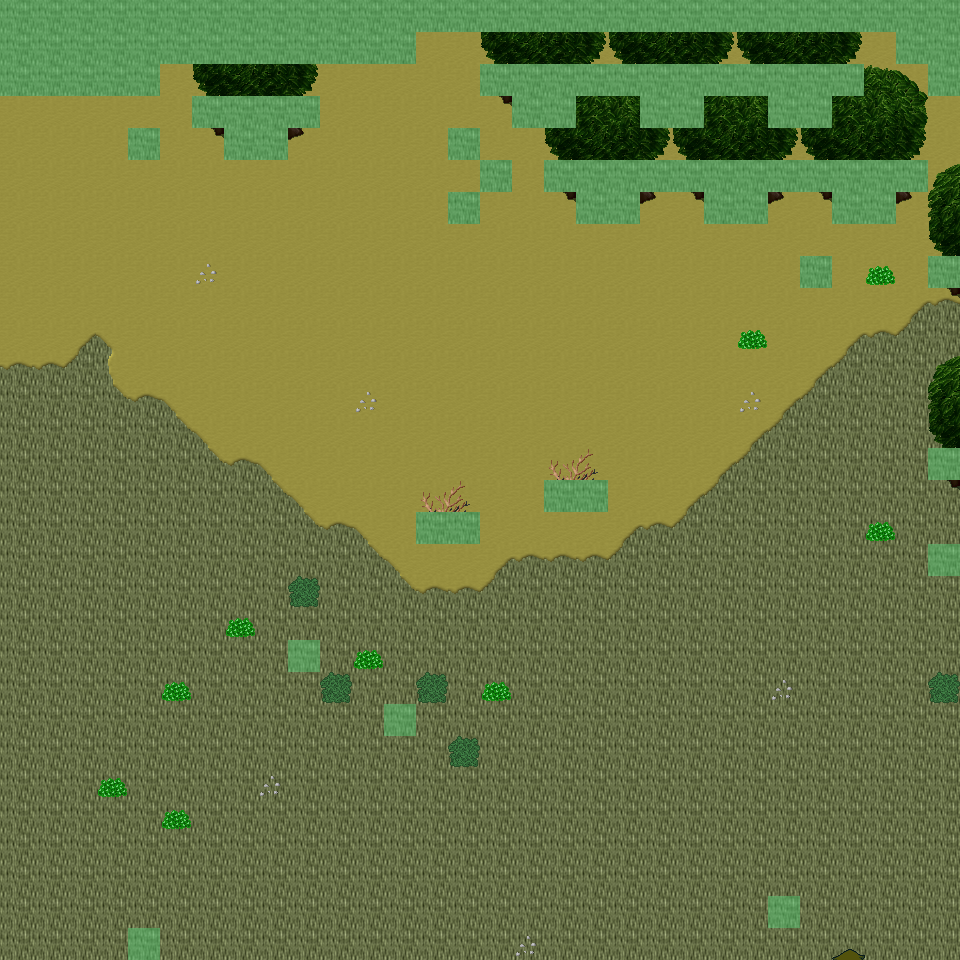

This is a level from a 2D game, rendered from its Tiled map with the project's own tilesets. A one-line summary and the map file follow, with tile-layer data summarised:
An orthogonal 30x30 tile map with 32x32 px tiles, 6 tile layers (Ground, Object, Object2, Above, ...), 23 tilesets and 6 objects (6x mapExit).

<map version="1.0" orientation="orthogonal" renderorder="right-down" width="30" height="30" tilewidth="32" tileheight="32" nextobjectid="7">
  <tileset firstgid="1" name="tileset_ground_ground" tilewidth="32" tileheight="32" tilecount="33" columns="3">
    <image source="../drawable/tileset_ground_ground.png" width="96" height="352" />
  </tileset>
  <tileset firstgid="34" name="tileset_ground_ridge_earth_dark" tilewidth="32" tileheight="32" tilecount="96" columns="12">
    <image source="../drawable/tileset_ground_ridge_earth_dark.png" width="384" height="256" />
  </tileset>
  <tileset firstgid="130" name="tileset_logic_collision" tilewidth="32" tileheight="32" tilecount="1" columns="1">
    <image source="../drawable/tileset_logic_collision.png" width="32" height="32" />
  </tileset>
  <tileset firstgid="131" name="tileset_logic_creature_animal" tilewidth="32" tileheight="32" tilecount="32" columns="8">
    <image source="../drawable/tileset_logic_creature_animal.png" width="256" height="128" />
  </tileset>
  <tileset firstgid="163" name="tileset_ground_earth_edges" tilewidth="32" tileheight="32" tilecount="18" columns="6">
    <image source="../drawable/tileset_ground_earth_edges.png" width="192" height="96" />
  </tileset>
  <tileset firstgid="181" name="tileset_plant_grasses" tilewidth="32" tileheight="32" tilecount="6" columns="3">
    <image source="../drawable/tileset_plant_grasses.png" width="96" height="64" />
  </tileset>
  <tileset firstgid="187" name="tileset_ground_earth_edges_yellowgreen" tilewidth="32" tileheight="32" tilecount="15" columns="5">
    <image source="../drawable/tileset_ground_earth_edges_yellowgreen.png" width="160" height="96" />
  </tileset>
  <tileset firstgid="202" name="tileset_ground_grass_corners" tilewidth="32" tileheight="32" tilecount="24" columns="6">
    <image source="../drawable/tileset_ground_grass_corners.png" width="192" height="128" />
  </tileset>
  <tileset firstgid="226" name="tileset_plant_tree_tree_darkgreen" tilewidth="32" tileheight="32" tilecount="88" columns="8">
    <image source="../drawable/tileset_plant_tree_tree_darkgreen.png" width="256" height="352" />
  </tileset>
  <tileset firstgid="314" name="tileset_plant_tree_evergreen" tilewidth="32" tileheight="32" tilecount="36" columns="3">
    <image source="../drawable/tileset_plant_tree_evergreen.png" width="96" height="384" />
  </tileset>
  <tileset firstgid="350" name="tileset_plant_bush_various_small" tilewidth="32" tileheight="32" tilecount="9" columns="3">
    <image source="../drawable/tileset_plant_bush_various_small.png" width="96" height="96" />
  </tileset>
  <tileset firstgid="359" name="tileset_plant_bush_bushes" tilewidth="32" tileheight="32" tilecount="10" columns="5">
    <image source="../drawable/tileset_plant_bush_bushes.png" width="160" height="64" />
  </tileset>
  <tileset firstgid="369" name="tileset_building_decoration_rocks" tilewidth="32" tileheight="32" tilecount="6" columns="3">
    <image source="../drawable/tileset_building_decoration_rocks.png" width="96" height="64" />
  </tileset>
  <tileset firstgid="375" name="tileset_ground_stonecircle" tilewidth="32" tileheight="32" tilecount="81" columns="9">
    <image source="../drawable/tileset_ground_stonecircle.png" width="288" height="288" />
  </tileset>
  <tileset firstgid="456" name="tileset_ground_rock_rocks" tilewidth="32" tileheight="32" tilecount="4" columns="2">
    <image source="../drawable/tileset_ground_rock_rocks.png" width="64" height="64" />
  </tileset>
  <tileset firstgid="460" name="tileset_building_decoration_orbpedestal" tilewidth="32" tileheight="32" tilecount="2" columns="1">
    <image source="../drawable/tileset_building_decoration_orbpedestal.png" width="32" height="64" />
  </tileset>
  <tileset firstgid="462" name="tileset_building_house_chalet" tilewidth="32" tileheight="32" tilecount="56" columns="7">
    <image source="../drawable/tileset_building_house_chalet.png" width="224" height="256" />
  </tileset>
  <tileset firstgid="518" name="tileset_building_tower_chalet" tilewidth="32" tileheight="32" tilecount="16" columns="2">
    <image source="../drawable/tileset_building_tower_chalet.png" width="64" height="256" />
  </tileset>
  <tileset firstgid="534" name="tileset_plant_bush_bush_pinks" tilewidth="32" tileheight="32" tilecount="4" columns="2">
    <image source="../drawable/tileset_plant_bush_bush_pinks.png" width="64" height="64" />
  </tileset>
  <tileset firstgid="538" name="tileset_ground_dry_grass" tilewidth="32" tileheight="32" tilecount="54" columns="9">
    <image source="../drawable/tileset_ground_dry_grass.png" width="288" height="192" />
  </tileset>
  <tileset firstgid="592" name="tileset_object_rock_pillars_stone" tilewidth="32" tileheight="32" tilecount="36" columns="6">
    <image source="../drawable/tileset_object_rock_pillars_stone.png" width="192" height="192" />
  </tileset>
  <tileset firstgid="628" name="tileset_building_door_brown_door" tilewidth="32" tileheight="32" tilecount="3" columns="1">
    <image source="../drawable/tileset_building_door_brown_door.png" width="32" height="96" />
  </tileset>
  <tileset firstgid="631" name="tileset_logic_creature_fowl" tilewidth="32" tileheight="32" tilecount="6" columns="6">
    <image source="../drawable/tileset_logic_creature_fowl.png" width="192" height="32" />
  </tileset>
  <layer name="Ground" width="30" height="30">
    <data>[900 cells, 900 non-empty, 2 distinct tile ids]</data>
  </layer>
  <layer name="Object" width="30" height="30">
    <data>[900 cells, 177 non-empty, 30 distinct tile ids]</data>
  </layer>
  <layer name="Object2" width="30" height="30">
    <data>[900 cells, 2 non-empty, 2 distinct tile ids]</data>
  </layer>
  <layer name="Above" width="30" height="30">
    <data>[900 cells, 82 non-empty, 16 distinct tile ids]</data>
  </layer>
  <layer name="Above2" width="30" height="30">
    <data>[900 cells, 16 non-empty, 6 distinct tile ids]</data>
  </layer>
  <layer name="Walkable" width="30" height="30">
    <data>[900 cells, 109 non-empty, 1 distinct tile ids]</data>
  </layer>
  <objectgroup name="MapEvents">
    <object id="1" name="south" type="mapExit" x="0" y="928" width="128" height="32">
      <properties>
        <property name="map" value="level_0_x170_y9" />
        <property name="x" value="0" />
        <property name="y" value="1" />
      </properties>
    </object>
    <object id="2" name="south2" type="mapExit" x="160" y="928" width="800" height="32">
      <properties>
        <property name="map" value="level_0_x170_y9" />
        <property name="x" value="5" />
        <property name="y" value="1" />
      </properties>
    </object>
    <object id="3" name="east" type="mapExit" x="928" y="96" width="32" height="160">
      <properties>
        <property name="map" value="level_0_x171_y8" />
        <property name="x" value="1" />
        <property name="y" value="3" />
      </properties>
    </object>
    <object id="4" name="east2" type="mapExit" x="928" y="288" width="32" height="160">
      <properties>
        <property name="map" value="level_0_x171_y8" />
        <property name="x" value="1" />
        <property name="y" value="9" />
      </properties>
    </object>
    <object id="5" name="east3" type="mapExit" x="928" y="480" width="32" height="64">
      <properties>
        <property name="map" value="level_0_x171_y8" />
        <property name="x" value="1" />
        <property name="y" value="15" />
      </properties>
    </object>
    <object id="6" name="east4" type="mapExit" x="928" y="576" width="32" height="384">
      <properties>
        <property name="map" value="level_0_x171_y8" />
        <property name="x" value="1" />
        <property name="y" value="18" />
      </properties>
    </object>
  </objectgroup>
</map>
